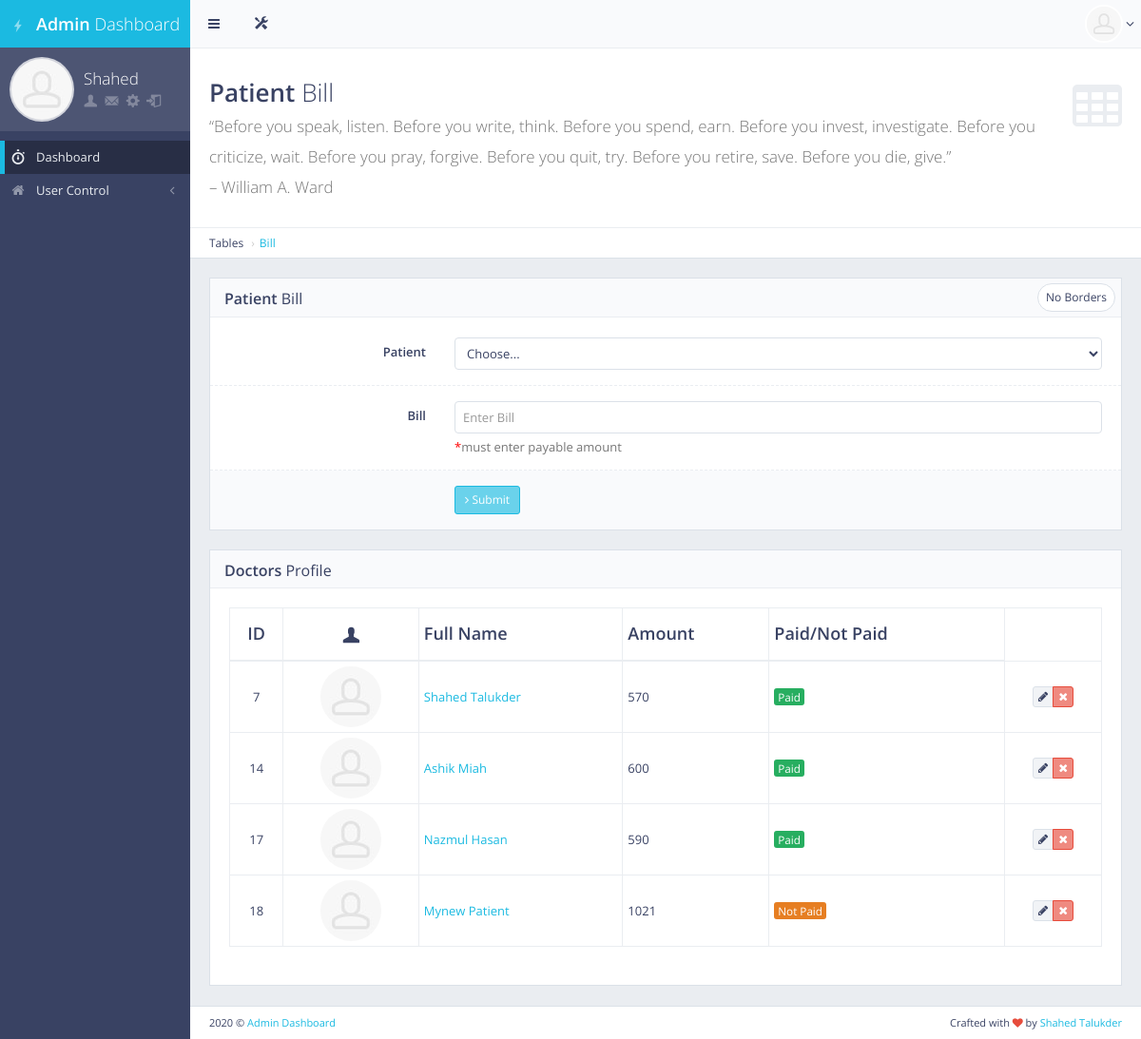
Page /setbill/ (signed in) on the earlier database version.
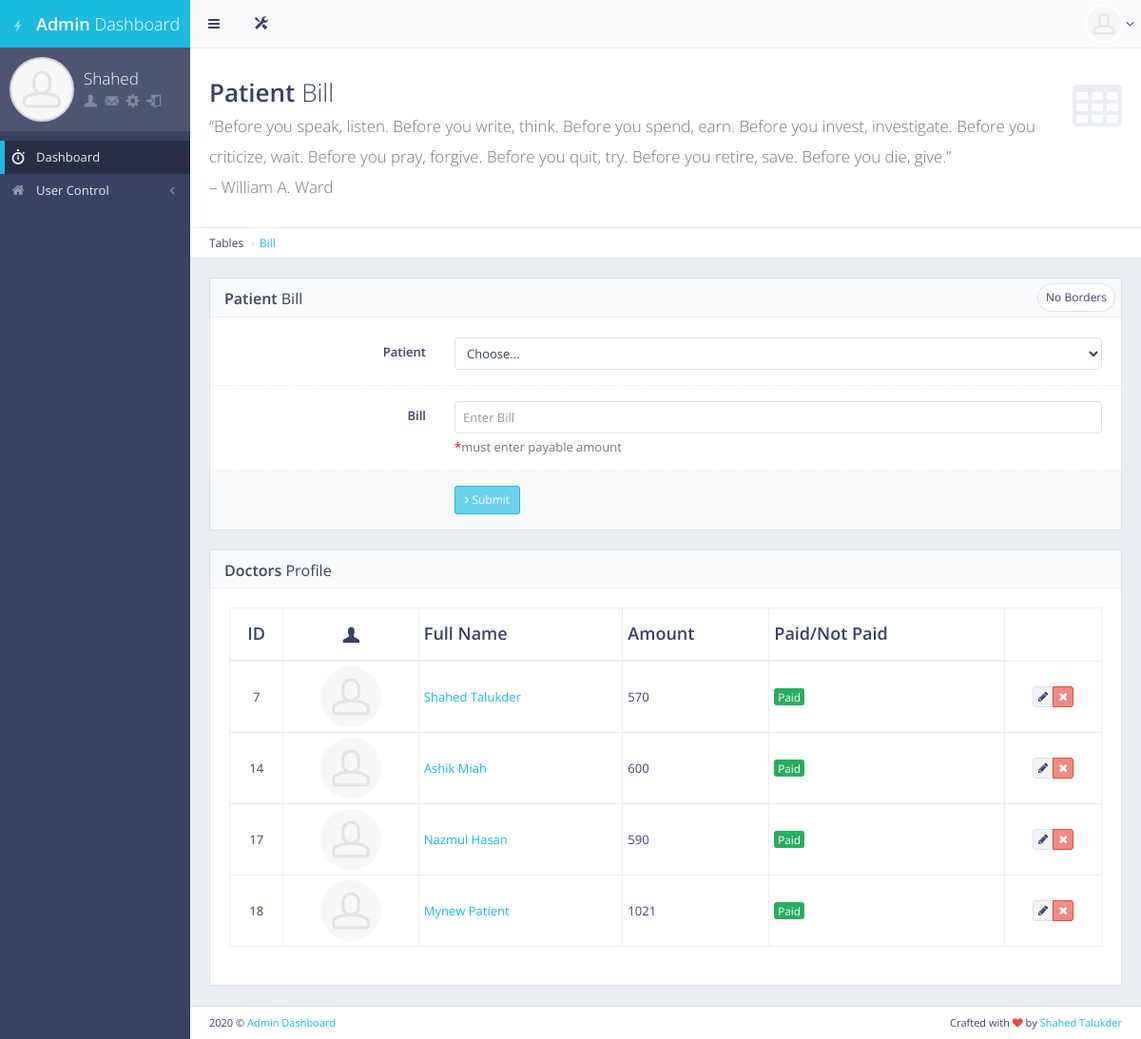
Same page on the later database version.
### main/models.py (models this page shows, shortened)
class User(AbstractUser):
    is_patient = models.BooleanField(default=False)
    is_doctor = models.BooleanField(default=False)
    is_nurse = models.BooleanField(default=False)
    is_assistant = models.BooleanField(default=False)
    is_admin = models.BooleanField(default=False)
    is_registered = models.BooleanField(default=False)

class Bill(models.Model):
    patient = models.OneToOneField(Patient, on_delete=models.CASCADE, primary_key=True)
    bill = models.CharField(max_length=120,blank=True,null=True)
    paid = models.BooleanField(default=False)
    class Meta:
        db_table = "billing_information"

class Patient(models.Model):
    user = models.OneToOneField(User,on_delete=models.CASCADE,primary_key=True,related_name='user')
    full_name = models.CharField(max_length=50, blank=True, null=True)
    address = models.CharField(max_length=500, blank=True, null=True)
    age = models.CharField(max_length=50, blank=True, null=True)
    phone_no = models.CharField(max_length=50, blank=True, null=True)
    released = models.BooleanField(default=False)
    class Meta:
        db_table = "patient_info"

### frontend/views.py (the view, shortened to what this page needs)
# urls.py: path('setbill/', views.set_bill, name="set_bill"),
def set_bill(request):
    if request.user.is_authenticated and request.user.is_superuser:
        patient = Patient.objects.all()
        bill = Bill.objects.all()
        return render(request, 'front/setbill.html',{"title":'Patient Bill',"bill":bill, "pat":patient})
    else:
        return redirect('/')

### frontend/templates/front/setbill.html (shortened to what this page needs)
{%extends 'front/base.html'%}
{%load static%}
{%block main_content%}
<div id="page-content">
    <div class="content-header">
        <div class="header-section">
            <h1>
                <i class="fa fa-table"></i><strong>Patient</strong> Bill<br><small>“Before you speak, listen. Before you write, think. Before you spend, earn. Before you invest, investigate. Before you criticize, wait. Before you pray, forgive. Before you quit, try. Before you retire, save. Before you die, give.”</small><br/><small>– William A. Ward</small>
            </h1>
        </div>
    </div>
    <ul class="breadcrumb breadcrumb-top">
        <li>Tables</li>
        <li><a href="">Bill</a></li>
    </ul>
    <div class="row">
        <div class="col-md-12">
            <div class="block">
                <div class="block-title">
                    <div class="block-options pull-right">
                        <a href="javascript:void(0)" class="btn btn-alt btn-sm btn-default toggle-bordered enable-tooltip" data-toggle="button" title="" data-original-title="Toggles .form-bordered class">No Borders</a>
                    </div>
                    <h2><strong>Patient</strong> Bill</h2>
                </div>
                <form method="POST" class="form-horizontal form-bordered">
                    <div class="form-group">
                        <label class="col-md-3 control-label" for="example-select">Patient</label>
                        <div class="col-md-9">
                            <select id="patient-info" name="patient" class="form-control" size="1">
                                <option value="">Choose...</option>
                            </select>
                        </div>
                    </div>
                    <div class="form-group">
                        <label class="col-md-3 control-label" for="example-text-input">Bill</label>
                        <div class="col-md-9">
                            <input type="text" id="bill" name="bill" class="form-control" placeholder="Enter Bill">
                            <span class="help-block"><span style="color:red">*</span>must enter payable amount</span>
                        </div>
                    </div>
                    <div class="form-group form-actions">
                        <div class="col-md-9 col-md-offset-3">
                            <button type="submit" class="btn btn-sm btn-primary"><i class="fa fa-angle-right"></i> Submit</button>
                        </div>
                    </div>
                </form>
            </div>
        </div>
    </div>
    <div class="block full">
        <div class="block-title">
            <h2><strong>Doctors</strong> Profile</h2>
        </div>
        <div class="table-responsive">
            <table id="example-datatable" class="table table-vcenter table-condensed table-bordered">
                <thead>
                    <tr>
                        <th class="text-center">ID</th>
                        <th class="text-center"><i class="gi gi-user"></i></th>
                        <th>Full Name</th>
                        <th>Amount</th>
                        <th>Paid/Not Paid</th>
                    </tr>
                </thead>
                <tbody>
                    {%for i in bill%}
                    <tr>
                        <td class="text-center">{{i.patient.user.id}}</td>
                        <td class="text-center"><img src="{%static 'front/'%}img/placeholders/avatars/avatar15.jpg" alt="avatar" class="img-circle"></td>
                        <td><a href="javascript:void(0)">{{i.patient.full_name | title}}</a></td>
                        <td>{{i.bill}}</td>
                        {%if i.paid == True%}
                        <td><span class="text-center label label-success">Paid</span></td>
                        {%else%}
                        <td><span class="text-center label label-warning">Not Paid</span></td>
                        {%endif%}
                        <td class="text-center">
                            <div class="btn-group">
                                <a href="{% url 'edit_bill' id=i.pk %}" data-toggle="tooltip" title="Edit" class="btn btn-xs btn-default"><i class="fa fa-pencil"></i></a>
                                <a href="{% url 'delete_bill' id=i.pk %}" data-toggle="tooltip" title="Delete" class="btn btn-xs btn-danger"><i class="fa fa-times"></i></a>
                            </div>
                        </td>
                    </tr>
                    {%endfor%}
                </tbody>
            </table>
        </div>
    </div>
</div>
{%endblock main_content%}

### frontend/templates/front/base.html (shortened to what this page needs)
<!DOCTYPE html> {%load static%}
<html class="no-js" lang="en">
<head>
    <link rel="stylesheet" href="{% static 'front/' %}css/bootstrap.min.css">
    <link rel="stylesheet" href="{% static 'front/' %}css/plugins.css">
    <link rel="stylesheet" href="{% static 'front/' %}css/main.css">
    <link rel="stylesheet" href="{% static 'front/' %}css/themes.css">
</head>
<body>
    <div id="page-wrapper">
        <div id="page-container" class="sidebar-partial sidebar-visible-lg sidebar-no-animations">
            <div id="sidebar">
                <div id="sidebar-scroll">
                    <div class="sidebar-content">
                        <a href="/" class="sidebar-brand">
                            {%if user.is_superuser%}
                                <i class="gi gi-flash"></i><span class="sidebar-nav-mini-hide"><strong>Admin </strong>Dashboard</span>
                            {%elif user.is_doctor%}
                                <i class="gi gi-flash"></i><span class="sidebar-nav-mini-hide"><strong>Doc </strong>Dashboard</span>
                            {%elif user.is_assistant%}
                                <i class="gi gi-flash"></i><span class="sidebar-nav-mini-hide"><strong>Assist. </strong>Dashboard</span>
                            {%elif user.is_nurse%}
                                <i class="gi gi-flash"></i><span class="sidebar-nav-mini-hide"><strong>Nurse. </strong>Dashboard</span>
                            {%endif%}
                        </a>
                        <div class="sidebar-section sidebar-user clearfix sidebar-nav-mini-hide">
                            <div class="sidebar-user-avatar">
                                <a href="page_ready_user_profile.html">
                                    <img src="{% static 'front/' %}img/placeholders/avatars/avatar2.jpg" alt="avatar">
                                </a>
                            </div>
                            <div class="sidebar-user-name">{{user.first_name | title}}</div>
                            <div class="sidebar-user-links">
                                <a href="/profile" data-toggle="tooltip" data-placement="bottom" title="Profile"><i class="gi gi-user"></i></a>
                                <a href="/" data-toggle="tooltip" data-placement="bottom" title="Report"><i class="gi gi-envelope"></i></a>
                                <a href="/" class="enable-tooltip" data-placement="bottom" title="Edit Profile"><i class="gi gi-cogwheel"></i></a>
                                <a href="/logout" data-toggle="tooltip" data-placement="bottom" title="Logout"><i class="gi gi-exit"></i></a>
                            </div>
                        </div>
                        <ul class="sidebar-nav">
                            <li>
                                <a href="/" class=" active"><i class="gi gi-stopwatch sidebar-nav-icon"></i><span class="sidebar-nav-mini-hide">Dashboard</span></a>
                            </li>
                            <li>
                                {%if user.is_superuser%}
                                <a href="#" class="sidebar-nav-menu"><i class="fa fa-angle-left sidebar-nav-indicator sidebar-nav-mini-hide"></i><i class="fa fa-home sidebar-nav-icon"></i><span class="sidebar-nav-mini-hide">User Control</span></a>
                                {%endif%}
                            </li>
                        </ul>
                    </div>
                </div>
            </div>
            <div id="main-container">
                <header class="navbar navbar-default">
                    <ul class="nav navbar-nav-custom">
                        <li>
                            <a href="javascript:void(0)" onclick="App.sidebar('toggle-sidebar');this.blur();">
                                <i class="fa fa-bars fa-fw"></i>
                            </a>
                        </li>
                        <li class="dropdown">
                            <a href="javascript:void(0)" class="dropdown-toggle" data-toggle="dropdown">
                                <i class="gi gi-settings"></i>
                            </a>
                        </li>
                    </ul>
                    <ul class="nav navbar-nav-custom pull-right">
                        <li class="dropdown">
                            <a href="javascript:void(0)" class="dropdown-toggle" data-toggle="dropdown">
                                <img src="{% static 'front/' %}img/placeholders/avatars/avatar2.jpg" alt="avatar"> <i class="fa fa-angle-down"></i>
                            </a>
                        </li>
                    </ul>
                </header>
                {%block main_content%}{%endblock main_content%}
                <footer class="clearfix">
                    <div class="pull-right">
                        Crafted with <i class="fa fa-heart text-danger"></i> by <a href="http://facebook.com/shahed.talukder32" target="_blank">Shahed Talukder</a>
                    </div>
                    <div class="pull-left">
                        <span><script>document.write(new Date().getFullYear())</script></span> &copy; <a href="#" target="_blank">Admin Dashboard</a>
                    </div>
                </footer>
            </div>
        </div>
    </div>
</body>
</html>

Differences in the rows shown:
changed Bill "Mynew Patient": paid "Not Paid" → "Paid"
